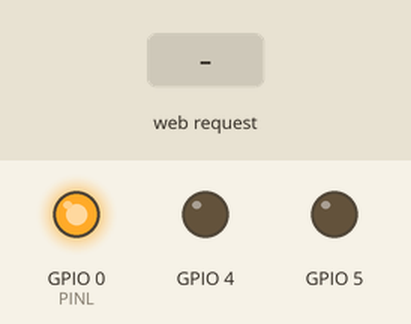
The sketch below on a simulated ESP8266 (NodeMCU). Shown: output pins drawn as LEDs (lit = HIGH). Dashed ring = blinking. The inputs (shaded band) are chosen by the test bench. WiFi joins after 1.5 s; servers stay silent unless stated; what the sketch prints to the serial monitor is not drawn.

Above: at 0.3 s.
At 4.9 s:
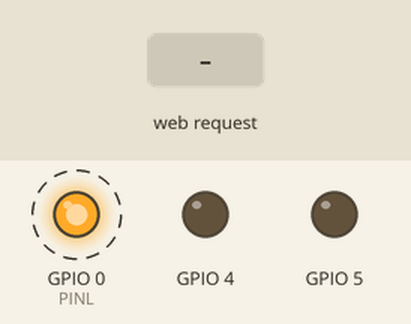
5.0 s: HTTP request GET /B/on received
7.2 s: HTTP request GET /B/off received
9.7 s: HTTP request GET /A/on received
Timing chart, 0 to 17.7 s (numbered marks = the images above; inputs shaded):
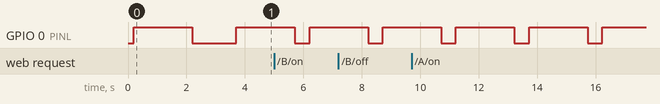

Measured:
- by itself, GPIO 0 (PINL): alternates HIGH for 2.0 s and LOW for 0.50 s

The sketch:

mini_server_8266_v2_1.ino
```cpp
/*********
  Rui Santos
  Complete project details at http://randomnerdtutorials.com
*********/

// Load Wi-Fi library
#include <ESP8266WiFi.h>

#define PINA 4
#define PINB 5

#define PINL 0
#define PERLEDON 2000
#define PERLEDOFF 50
long tmpLed=millis();
int perled=0;

unsigned long cxTime=0;
#define CXDLY 60000

unsigned long activeTime=0;
#define ACTDLY 300000

// Replace with your network credentials
//const char* ssid     = "pinks";
//const char* password = "cain ne dormant pas songeait au pied des monts";
const char* ssid     = "devolo-5d3";
const char* password = "JNCJTRONJMGZEEQL";

// Set web server port
#define PORT 1796
WiFiServer server(PORT);

// Variable to store the HTTP request
String header;

// Auxiliar variables to store the current output state
String outputBState = "off";
String outputAState = "off";

// Assign output variables to GPIO pins
const int outputB = PINB;
const int outputA = PINA;

void setup() {
  Serial.begin(115200);
  delay(100);
  Serial.println("mini server 8266 v2 ready");
  delay(100);

  // Initialize the output variables as outputs
  pinMode(outputB, OUTPUT);
  pinMode(outputA, OUTPUT);
  digitalWrite(outputB, LOW);
  digitalWrite(outputA, LOW);

  // 1 LED blink
  pinMode(PINL,OUTPUT);
  digitalWrite(PINL, HIGH);delay(PERLEDON);
  digitalWrite(PINL, LOW);tmpLed=millis();

  // Connect to Wi-Fi network with SSID and password
  Serial.print("Connecting to ");
  Serial.println(ssid);
  WiFi.begin(ssid, password);

  byte mac[6];
  WiFi.macAddress(mac);
  Serial.print("mac: ");
  for(uint8_t k=0;k<6;k++){
    if(mac[k]<16){Serial.print("0");}
    Serial.print(mac[k],HEX);
    if(k<5){Serial.print(".");}}
  Serial.println();Serial.println();
  delay(2);

  while (WiFi.status() != WL_CONNECTED) {
    delay(500);
    Serial.print(".");
  }
  // Print local IP address and start web server
  Serial.println("");
  Serial.println("WiFi connected.");
  Serial.println("IP address: ");
  Serial.println(WiFi.localIP());
  server.begin();
}

void loop(){

  if(millis()>tmpLed+perled){
    tmpLed=millis();
    bool led=digitalRead(PINL);
    digitalWrite(PINL,!led);
    if(!led){perled=PERLEDON;}
    else{perled=PERLEDOFF;}
  }

  if ( cxTime+CXDLY<millis() && cxTime!=0 ){cxTime=0;Serial.println("cxTime=0");}

//  if ( activeTime+ACTDLY<millis()){x=cliext.connect(hostExt,portExt);cliext.stop();}

  delay(500);
  int count=0;
  while (WiFi.status() != WL_CONNECTED) {
    delay(500);
    count++;
  }
  if(count>2){Serial.print("wifi retrys=");Serial.println(count);}

  WiFiClient client = server.available();   // Listen for incoming clients

  if (client) {                             // If a new client connects,
    Serial.println("New Client.");          // print a message out in the serial port
    String currentLine = "";                // make a String to hold incoming data from the client
    while (client.connected()) {            // loop while the client's connected
      if (client.available()) {             // if there's bytes to read from the client,
        char c = client.read();             // read a byte, then
        Serial.write(c);                    // print it out the serial monitor
        header += c;
        if (c == '\n') {                    // if the byte is a newline character
          // if the current line is blank, you got two newline characters in a row.
          // that's the end of the client HTTP request, so send a response:
          if (currentLine.length() == 0) {
            // HTTP headers always start with a response code (e.g. HTTP/1.1 200 OK)
            // and a content-type so the client knows what's coming, then a blank line:
            client.println("HTTP/1.1 200 OK");
            client.println("Content-type:text/html");
            client.println("Connection: close");
            client.println();

            // Display the HTML web page
            client.println("<!DOCTYPE html><html>");
            client.println("<head><meta name=\"viewport\" content=\"width=device-width, initial-scale=1\">");
            client.println("<link rel=\"icon\" href=\"data:,\">");
            // CSS to style the on/off buttons
            // Feel free to change the background-color and font-size attributes to fit your preferences
            client.println("<style>html { font-family: Helvetica; display: inline-block; margin: 0px auto; text-align: center;}");
            client.println(".button { background-color: #195B6A; border: none; color: white; padding: 16px 40px;");
            client.println("text-decoration: none; font-size: 30px; margin: 2px; cursor: pointer;}");
            client.println(".button2 {background-color: #77878A;}</style></head>");

            // Web Page ng
            client.println("<body><h1>ESP8266 Web Server v2.1</h1>");

            if (header.indexOf("GET / HTTP")>=0){cxTime=0;}         // pas de commande

            if (cxTime!=0 || header.indexOf("?username__=admin&password__=17515A") >= 0){

            /* GPIO command waited */

              Serial.println("buttons");
              cxTime=millis();

              // turns the GPIOs on and off
              if (header.indexOf("GET /B/on") >= 0) {
                Serial.println("GPIO B on");
                outputBState = "on";
                digitalWrite(outputB, HIGH);
              } else if (header.indexOf("GET /B/off") >= 0) {
                Serial.println("GPIO B off");
                outputBState = "off";
                digitalWrite(outputB, LOW);
              } else if (header.indexOf("GET /A/on") >= 0) {
                Serial.println("GPIO A on");
                outputAState = "on";
                digitalWrite(outputA, HIGH);
              } else if (header.indexOf("GET /A/off") >= 0) {
                Serial.println("GPIO A off");
                outputAState = "off";
                digitalWrite(outputA, LOW);
              }

              // Display current state, and ON/OFF buttons for GPIO 5
              client.print("<p>GPIO B (");client.println(PINB);client.println(") - State " + outputBState + "</p>");
              // If the outputBState is off, it displays the ON button
              if (outputBState=="off") {
                client.println("<p><a href=\"/B/on\"><button class=\"button\">ON</button></a></p>");
              } else {
                client.println("<p><a href=\"/B/off\"><button class=\"button button2\">OFF</button></a></p>");
              }

              // Display current state, and ON/OFF buttons for GPIO 4
              client.print("<p>GPIO A (");client.println(PINA);client.println( ") - State " + outputAState + "</p>");
              // If the outputAState is off, it displays the ON button
              if (outputAState=="off") {
                client.println("<p><a href=\"/A/on\"><button class=\"button\">ON</button></a></p>");
              } else {
                client.println("<p><a href=\"/A/off\"><button class=\"button button2\">OFF</button></a></p>");
              }
            }             // cxtime !=0 and CXDLY not reached => end of buttons

            else {

            /* accueil */

              Serial.println("accueil");
              cxTime=0;

              client.println("<form>");
              client.println("<p>user <input type=\"username\" placeholder=\"Username\" name=\"username__\" value=\"\" size=\"6\" maxlength=\"8\" >");
              client.println("<p>pass <input type=\"password\" placeholder=\"Password\" name=\"password__\" value=\"\" size=\"6\" maxlength=\"8\" ></p>");
              client.println("<input type=\"submit\" value=\"login\">");
              client.println("</form>");
            }

            // html ends
            client.println("</body></html>");
            // The HTTP response ends with another blank line
            client.println();
            // Break out of the while loop
            break;

          } else { // if you got a newline, then clear currentLine
            currentLine = "";
          }
        } else if (c != '\r') {  // if you got anything else but a carriage return character,
          currentLine += c;      // add it to the end of the currentLine
        }
      }     // client.available()
    }       // client.connected()
    // Clear the header variable
    header = "";
    // Close the connection
    client.stop();
    Serial.println("Client disconnected.");
    Serial.println("");
  }
}
```
